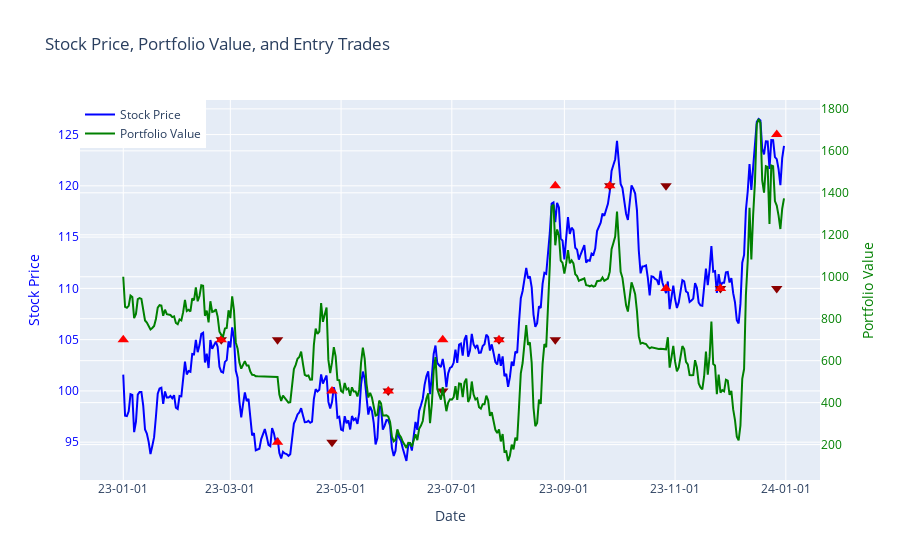

The notebook cell this image was saved under:
### Code cell
# Short call, rollover before 2 days, roll to ATM, 30 days+
n_option_legs = 1
entry_position = 1
find_options_by: FindOptionsBy = {
    "option_type": "call",
    "dte_gt": 29,
    "dte_lt": 61,
    "sort_by_delta_near": 0.5,
}
rollover_criteria: ShouldRolloverCriteria = {"dte_lt": 5}

strategy = create_rollover_strategy(
    n_option_legs,
    entry_position,
    find_options_by,
    rollover_criteria,
)
demo(strategy)

### Figure 1 — Plotly figure (JSON) as saved in the notebook; plotly's stock layout.template omitted (floating-point values rounded to 4 significant figures; data arrays with more than 128 entries replaced by an {"elided": "..."} marker saying what was removed)
{"data": [{"line": {"color": "blue"}, "name": "Stock Price", "type": "scatter", "x": {"elided": "365 str values"}, "y": {"elided": "365 float values"}, "yaxis": "y"}, {"line": {"color": "green"}, "name": "Portfolio Value", "type": "scatter", "x": {"elided": "365 str values"}, "y": {"elided": "365 float values"}, "yaxis": "y2"}, {"hovertext": "Strike: 105.0<br>Expiry: 230228", "legendgroup": "markers", "marker": {"color": "red", "size": 10, "symbol": "triangle-up"}, "mode": "markers", "name": "Entry: XYZ230228C00105000", "showlegend": false, "type": "scatter", "x": ["2023-01-01T00:00:00"], "y": [105], "yaxis": "y"}, {"hovertext": "Strike: 105.0<br>Expiry: 230228", "legendgroup": "markers", "marker": {"color": "darkred", "size": 10, "symbol": "triangle-down"}, "mode": "markers", "name": "Entry: XYZ230228C00105000", "showlegend": false, "type": "scatter", "x": ["2023-02-24T00:00:00"], "y": [105], "yaxis": "y"}, {"hovertext": "Strike: 105.0<br>Expiry: 230331", "legendgroup": "markers", "marker": {"color": "red", "size": 10, "symbol": "triangle-up"}, "mode": "markers", "name": "Entry: XYZ230331C00105000", "showlegend": false, "type": "scatter", "x": ["2023-02-24T00:00:00"], "y": [105], "yaxis": "y"}, {"hovertext": "Strike: 105.0<br>Expiry: 230331", "legendgroup": "markers", "marker": {"color": "darkred", "size": 10, "symbol": "triangle-down"}, "mode": "markers", "name": "Entry: XYZ230331C00105000", "showlegend": false, "type": "scatter", "x": ["2023-03-27T00:00:00"], "y": [105], "yaxis": "y"}, {"hovertext": "Strike: 95.0<br>Expiry: 230430", "legendgroup": "markers", "marker": {"color": "red", "size": 10, "symbol": "triangle-up"}, "mode": "markers", "name": "Entry: XYZ230430C00095000", "showlegend": false, "type": "scatter", "x": ["2023-03-27T00:00:00"], "y": [95], "yaxis": "y"}, {"hovertext": "Strike: 95.0<br>Expiry: 230430", "legendgroup": "markers", "marker": {"color": "darkred", "size": 10, "symbol": "triangle-down"}, "mode": "markers", "name": "Entry: XYZ230430C00095000", "showlegend": false, "type": "scatter", "x": ["2023-04-26T00:00:00"], "y": [95], "yaxis": "y"}, {"hovertext": "Strike: 100.0<br>Expiry: 230531", "legendgroup": "markers", "marker": {"color": "red", "size": 10, "symbol": "triangle-up"}, "mode": "markers", "name": "Entry: XYZ230531C00100000", "showlegend": false, "type": "scatter", "x": ["2023-04-26T00:00:00"], "y": [100], "yaxis": "y"}, {"hovertext": "Strike: 100.0<br>Expiry: 230531", "legendgroup": "markers", "marker": {"color": "darkred", "size": 10, "symbol": "triangle-down"}, "mode": "markers", "name": "Entry: XYZ230531C00100000", "showlegend": false, "type": "scatter", "x": ["2023-05-27T00:00:00"], "y": [100], "yaxis": "y"}, {"hovertext": "Strike: 100.0<br>Expiry: 230630", "legendgroup": "markers", "marker": {"color": "red", "size": 10, "symbol": "triangle-up"}, "mode": "markers", "name": "Entry: XYZ230630C00100000", "showlegend": false, "type": "scatter", "x": ["2023-05-27T00:00:00"], "y": [100], "yaxis": "y"}, {"hovertext": "Strike: 100.0<br>Expiry: 230630", "legendgroup": "markers", "marker": {"color": "darkred", "size": 10, "symbol": "triangle-down"}, "mode": "markers", "name": "Entry: XYZ230630C00100000", "showlegend": false, "type": "scatter", "x": ["2023-06-26T00:00:00"], "y": [100], "yaxis": "y"}, {"hovertext": "Strike: 105.0<br>Expiry: 230731", "legendgroup": "markers", "marker": {"color": "red", "size": 10, "symbol": "triangle-up"}, "mode": "markers", "name": "Entry: XYZ230731C00105000", "showlegend": false, "type": "scatter", "x": ["2023-06-26T00:00:00"], "y": [105], "yaxis": "y"}, {"hovertext": "Strike: 105.0<br>Expiry: 230731", "legendgroup": "markers", "marker": {"color": "darkred", "size": 10, "symbol": "triangle-down"}, "mode": "markers", "name": "Entry: XYZ230731C00105000", "showlegend": false, "type": "scatter", "x": ["2023-07-27T00:00:00"], "y": [105], "yaxis": "y"}, {"hovertext": "Strike: 105.0<br>Expiry: 230831", "legendgroup": "markers", "marker": {"color": "red", "size": 10, "symbol": "triangle-up"}, "mode": "markers", "name": "Entry: XYZ230831C00105000", "showlegend": false, "type": "scatter", "x": ["2023-07-27T00:00:00"], "y": [105], "yaxis": "y"}, {"hovertext": "Strike: 105.0<br>Expiry: 230831", "legendgroup": "markers", "marker": {"color": "darkred", "size": 10, "symbol": "triangle-down"}, "mode": "markers", "name": "Entry: XYZ230831C00105000", "showlegend": false, "type": "scatter", "x": ["2023-08-27T00:00:00"], "y": [105], "yaxis": "y"}, {"hovertext": "Strike: 120.0<br>Expiry: 230930", "legendgroup": "markers", "marker": {"color": "red", "size": 10, "symbol": "triangle-up"}, "mode": "markers", "name": "Entry: XYZ230930C00120000", "showlegend": false, "type": "scatter", "x": ["2023-08-27T00:00:00"], "y": [120], "yaxis": "y"}, {"hovertext": "Strike: 120.0<br>Expiry: 230930", "legendgroup": "markers", "marker": {"color": "darkred", "size": 10, "symbol": "triangle-down"}, "mode": "markers", "name": "Entry: XYZ230930C00120000", "showlegend": false, "type": "scatter", "x": ["2023-09-26T00:00:00"], "y": [120], "yaxis": "y"}, {"hovertext": "Strike: 120.0<br>Expiry: 231031", "legendgroup": "markers", "marker": {"color": "red", "size": 10, "symbol": "triangle-up"}, "mode": "markers", "name": "Entry: XYZ231031C00120000", "showlegend": false, "type": "scatter", "x": ["2023-09-26T00:00:00"], "y": [120], "yaxis": "y"}, {"hovertext": "Strike: 120.0<br>Expiry: 231031", "legendgroup": "markers", "marker": {"color": "darkred", "size": 10, "symbol": "triangle-down"}, "mode": "markers", "name": "Entry: XYZ231031C00120000", "showlegend": false, "type": "scatter", "x": ["2023-10-27T00:00:00"], "y": [120], "yaxis": "y"}, {"hovertext": "Strike: 110.0<br>Expiry: 231130", "legendgroup": "markers", "marker": {"color": "red", "size": 10, "symbol": "triangle-up"}, "mode": "markers", "name": "Entry: XYZ231130C00110000", "showlegend": false, "type": "scatter", "x": ["2023-10-27T00:00:00"], "y": [110], "yaxis": "y"}, {"hovertext": "Strike: 110.0<br>Expiry: 231130", "legendgroup": "markers", "marker": {"color": "darkred", "size": 10, "symbol": "triangle-down"}, "mode": "markers", "name": "Entry: XYZ231130C00110000", "showlegend": false, "type": "scatter", "x": ["2023-11-26T00:00:00"], "y": [110], "yaxis": "y"}, {"hovertext": "Strike: 110.0<br>Expiry: 231231", "legendgroup": "markers", "marker": {"color": "red", "size": 10, "symbol": "triangle-up"}, "mode": "markers", "name": "Entry: XYZ231231C00110000", "showlegend": false, "type": "scatter", "x": ["2023-11-26T00:00:00"], "y": [110], "yaxis": "y"}, {"hovertext": "Strike: 110.0<br>Expiry: 231231", "legendgroup": "markers", "marker": {"color": "darkred", "size": 10, "symbol": "triangle-down"}, "mode": "markers", "name": "Entry: XYZ231231C00110000", "showlegend": false, "type": "scatter", "x": ["2023-12-27T00:00:00"], "y": [110], "yaxis": "y"}, {"hovertext": "Strike: 125.0<br>Expiry: 240131", "legendgroup": "markers", "marker": {"color": "red", "size": 10, "symbol": "triangle-up"}, "mode": "markers", "name": "Entry: XYZ240131C00125000", "showlegend": false, "type": "scatter", "x": ["2023-12-27T00:00:00"], "y": [125], "yaxis": "y"}], "layout": {"legend": {"orientation": "h", "x": 0, "y": 1}, "title": {"text": "Stock Price, Portfolio Value, and Entry Trades"}, "xaxis": {"tickformat": "%y-%m-%d", "title": {"text": "Date"}}, "yaxis": {"tickfont": {"color": "blue"}, "title": {"font": {"color": "blue"}, "text": "Stock Price"}}, "yaxis2": {"overlaying": "y", "side": "right", "tickfont": {"color": "green"}, "title": {"font": {"color": "green"}, "text": "Portfolio Value"}}}}
